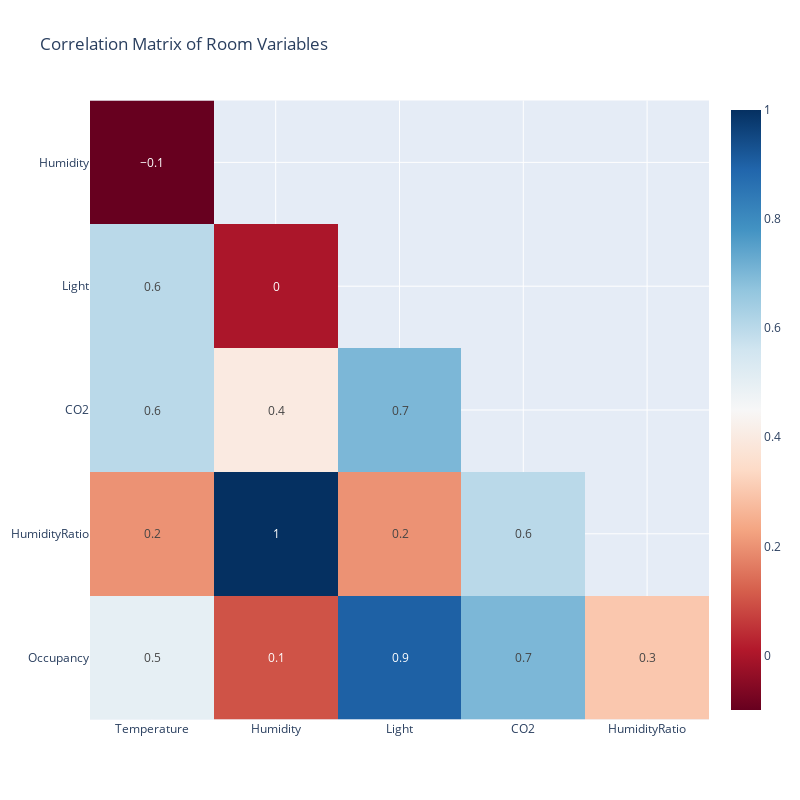

Write notebook code for a chart like this one.
### Markdown cell above
### $\textbf{Correlation Plot}$

### Code cell
df_corr = df.corr().round(1)

mask = np.zeros_like(df_corr, dtype=bool)
mask[np.triu_indices_from(mask)] = True

df_corr_viz = df_corr.mask(mask).dropna(how='all').dropna(axis=1, how='all')
fig = px.imshow(df_corr_viz, text_auto=True, color_continuous_scale='RdBu', title='Correlation Matrix of Room Variables')
fig.update_layout(width=800, height=800)
fig.show()

### Figure 1 — Plotly figure (JSON) as saved in the notebook; plotly's stock layout.template omitted (floating-point values rounded to 4 significant figures)
{"data": [{"coloraxis": "coloraxis", "hovertemplate": "x: %{x}<br>y: %{y}<br>color: %{z}<extra></extra>", "name": "0", "texttemplate": "%{z}", "type": "heatmap", "x": ["Temperature", "Humidity", "Light", "CO2", "HumidityRatio"], "xaxis": "x", "y": ["Humidity", "Light", "CO2", "HumidityRatio", "Occupancy"], "yaxis": "y", "z": [[-0.1, null, null, null, null], [0.6, 0, null, null, null], [0.6, 0.4, 0.7, null, null], [0.2, 1, 0.2, 0.6, null], [0.5, 0.1, 0.9, 0.7, 0.3]]}], "layout": {"coloraxis": {"colorscale": [[0, "rgb(103,0,31)"], [0.1, "rgb(178,24,43)"], [0.2, "rgb(214,96,77)"], [0.3, "rgb(244,165,130)"], [0.4, "rgb(253,219,199)"], [0.5, "rgb(247,247,247)"], [0.6, "rgb(209,229,240)"], [0.7, "rgb(146,197,222)"], [0.8, "rgb(67,147,195)"], [0.9, "rgb(33,102,172)"], [1, "rgb(5,48,97)"]]}, "height": 800, "title": {"text": "Correlation Matrix of Room Variables"}, "width": 800, "xaxis": {"anchor": "y", "constrain": "domain", "domain": [0, 1], "scaleanchor": "y"}, "yaxis": {"anchor": "x", "autorange": "reversed", "constrain": "domain", "domain": [0, 1]}}}
